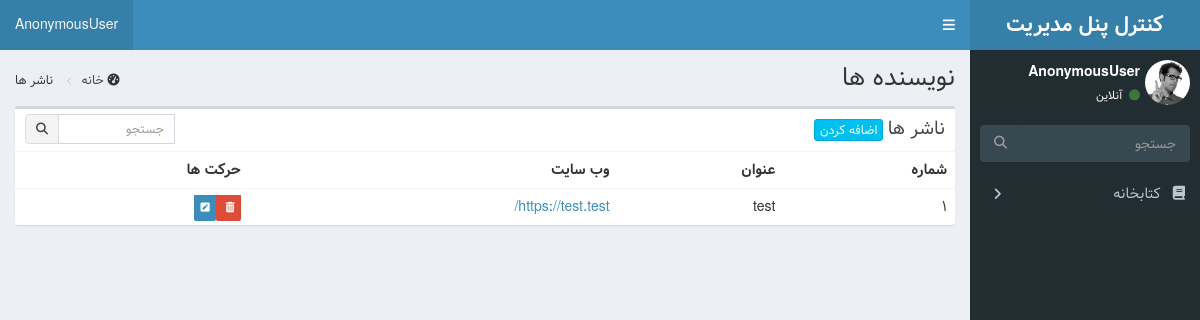
The page /admin_panel/publishers/ on the database its author committed.
### library/models.py (models this page shows, shortened)
class Publishers(models.Model):
    title = models.CharField(max_length=50, verbose_name="عنوان")
    website = models.URLField(verbose_name="وب سایت")

### admin_panel/views.py (the view)
# urls.py: path("publishers/", views.PublishersListView.as_view(), name="publishers_admin"),
class PublishersListView(ListView):
    template_name = "admin_panel/publishers/publishers_list.html"
    model = models.Publishers
    context_object_name = "publishers"

### admin_panel/templates/admin_panel/publishers/publishers_list.html (shortened to what this page needs)
{% extends 'admin_panel/basic.html' %}
{% block content %}
<section class="content-header">
    <h1>
        نویسنده ها
    </h1>
    <ol class="breadcrumb">
        <li><i class="fa fa-dashboard"></i> <a href="{% url "admin" %}"> خانه </a></li>
        <li> ناشر ها</li>
    </ol>
</section>
<section class="content">
    <div class="row">
        <div class="col-xs-12">
            <div class="box">
                <div class="box-header">
                    <h3 class="box-title"> ناشر ها</h3>
                    <div class="box-tools">
                        <form class="input-group input-group-sm" style="width: 150px;" action="{%url 'author_search'%}"
                            method="post">
                            <input type="search" name='search' class="form-control pull-right" placeholder="جستجو">
                            <div class="input-group-btn">
                                <button type="submit" class="btn btn-default"><i class="fa fa-search"></i></button>
                            </div>
                        </form>
                    </div>
                    <a class="btn btn-info btn-xs" href="{% url 'publishers_create' %}">اضافه کردن</a>
                </div>
                <div class="box-body table-responsive no-padding">
                    <table class="table table-hover">
                        <tbody>
                            <tr>
                                <th>شماره</th>
                                <th>عنوان</th>
                                <th>وب سایت</th>
                                <th>حرکت ها</th>
                            </tr>
                            {% for publisher in publishers %}
                            <tr>
                                <td>{{publisher.id}}</td>
                                <td>{{publisher.title}}</td>
                                <td><a href="{{publisher.website}}">{{publisher.website}}</a></td>
                                <td>
                                    <a href="{%url 'publisher_delete' publisher.pk%}" class="label-danger">
                                        <span class="label label-danger">
                                            <i class="fa fa-trash"></i>
                                        </span>
                                    </a>
                                    <a href="{%url 'publisher_update' publisher.pk%}" class="label-primary">
                                        <span class="label label-primary">
                                            <i class="fa  fa-pencil-square"></i>
                                        </span>
                                    </a>
                                </td>
                            </tr>
                            {% endfor %}
                        </tbody>
                    </table>
                </div>
            </div>
        </div>
    </div>
</section>
{% endblock content %}

### rows shown on the page
Publishers: id "1", title "test", website "https://test.test/"

### other values the page prints
{{ request.user }} "AnonymousUser"
